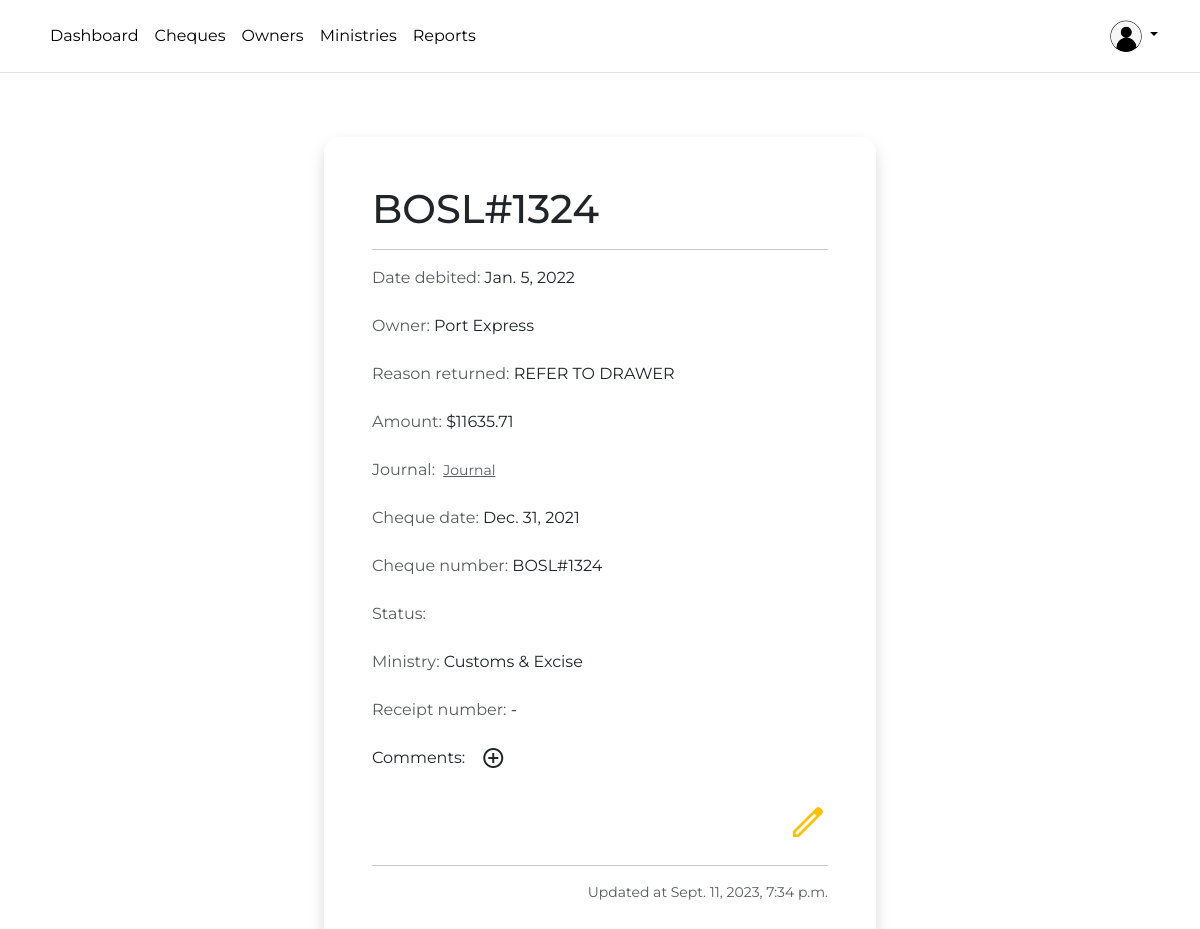
/cheque/detail/185/ (signed in), run on an earlier commit of the app's database.
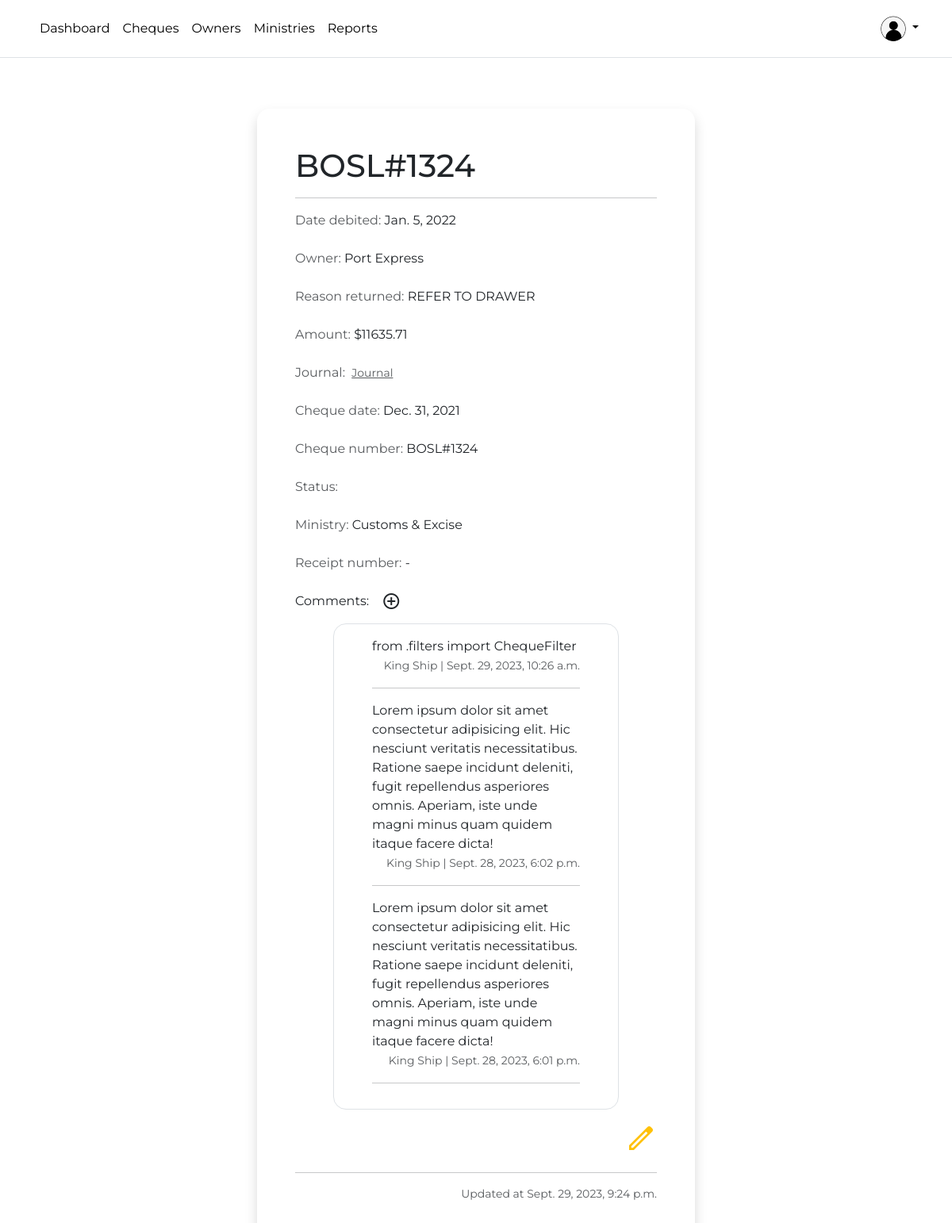
And on a later commit of the database.
### cheques/models.py (models this page shows, shortened)
class Cheque(models.Model):
    cheque = models.FileField(upload_to="cheques", null=True, blank=True)
    is_deleted = models.BooleanField(default=False)
    date_debited = models.DateField()
    owner = models.ForeignKey(
        Owner,
        on_delete=models.CASCADE,
        related_name="cheques",
    )
    returned = models.ForeignKey(Returned, on_delete=models.CASCADE, default=1)
    chq_amount = models.DecimalField("cheque amount", max_digits=10, decimal_places=2)
    journal = models.CharField(max_length=255, blank=True)
    cheque_date = models.DateField()
    cheque_no = models.CharField("cheque number", max_length=255)
    cheque_status = models.ForeignKey(
        ChequeStatus,
        on_delete=models.PROTECT,
        related_name="cheque_statuses",
        null=True,
        blank=True,
    )
    ministry = models.ForeignKey(
        Ministry,
        on_delete=models.CASCADE,
    )
    receipt_no = models.CharField("receipt number", max_length=255, blank=True)
    created_at = models.DateTimeField(auto_now_add=True)
    updated_at = models.DateTimeField(auto_now=True)
    created_by = models.ForeignKey(
        User,
        on_delete=models.PROTECT,
        related_name="cheques_created",
        null=True,
        blank=True,
    )
    updated_by = models.ForeignKey(
        User,
        on_delete=models.PROTECT,
        related_name="cheques_updated",
        blank=True,
        null=True,
    )
    class Meta:
        ordering = ("date_debited",)
    def __str__(self):
        return self.cheque_no.upper()

class Owner(models.Model):
    name = models.CharField(max_length=255, unique=True)
    email = models.EmailField(blank=True)
    phone = models.CharField(max_length=255, blank=True)
    address = models.CharField(max_length=255, blank=True)
    address1 = models.CharField(max_length=255, blank=True)
    created_at = models.DateTimeField(auto_now_add=True)
    updated_at = models.DateTimeField(auto_now=True)
    class Meta:
        ordering = ["name"]
    def __str__(self):
        return self.name.title()

class Returned(models.Model):
    name = models.CharField(max_length=255)
    class Meta:
        verbose_name_plural = "returns"
        ordering = ("name",)
    def __str__(self):
        return f"{self.name.upper()}"

class Ministry(models.Model):
    name = models.CharField(max_length=255)
    email = models.EmailField(blank=True)
    phone = models.CharField(max_length=255, blank=True)
    created_at = models.DateTimeField(auto_now_add=True)
    updated_at = models.DateTimeField(auto_now=True)
    class Meta:
        ordering = ["name"]
        verbose_name_plural = "Ministries"
    def __str__(self):
        return self.name.title()

class ChequeComment(models.Model):
    cheque = models.ForeignKey(
        Cheque, on_delete=models.PROTECT, related_name="comments"
    )
    comment = models.TextField()
    created_at = models.DateTimeField(auto_now_add=True)
    updated_at = models.DateTimeField(auto_now=True)
    created_by = models.ForeignKey(
        User,
        on_delete=models.PROTECT,
        related_name="comment_created",
    )
    upated_by = models.ForeignKey(
        User,
        on_delete=models.PROTECT,
        related_name="comment_updated",
    )
    class Meta:
        ordering = ("-created_at",)

### users/models.py (models this page shows, shortened)
class User(AbstractUser):
    is_viewer = models.BooleanField(default=False)
    is_creator = models.BooleanField(default=True)
    is_supervisor = models.BooleanField(default=False)

class Profile(models.Model):
    GENDER_LIST = [
        ("F", "Female"),
        ("M", "Male"),
    ]
    user = models.OneToOneField(User, on_delete=models.CASCADE, related_name="profile")
    uid = models.UUIDField(default=uuid.uuid4, editable=False, unique=True)
    image = models.ImageField(
        blank=True,
        null=True,
        upload_to="profile_photos",
        default="default-avatarpng.png",
    )
    first_name = models.CharField(max_length=255)
    last_name = models.CharField(max_length=255, blank=True)
    gender = models.CharField(max_length=1, choices=GENDER_LIST)
    phone = models.CharField(max_length=25, null=True, default="+1")
    phone1 = models.CharField(max_length=25, blank=True)
    bio = models.TextField(blank=True)
    def __str__(self) -> str:
        if self.first_name and self.last_name:
            return f"{self.first_name} {self.last_name}"
        return self.user.email

### cheques/views.py (the view)
# urls.py: path("cheque/detail/<int:pk>/", ChequeDetailView.as_view(), name="cheque-detail"),
class ChequeDetailView(LoginRequiredMixin, DetailView):
    model = Cheque
    def get_context_data(self, **kwargs):
        context = super().get_context_data(**kwargs)
        context["form"] = ChequeCommentCreateForm()
        cheque = Cheque.objects.get(pk=self.kwargs["pk"])
        context["cheque"] = cheque
        return context

### templates/cheques/cheque_detail.html (shortened to what this page needs)
{% extends 'base.html' %}
{% load crispy_forms_tags %}
{% load subtract %}
{% load humanize %}
{% block content %}
<div class="p-lg-5">
    <div class="col-lg-6 mx-auto shadow p-5 rounded-4">
        <h1>{{object|upper}}</h1>
        <hr>
        <div>
            <div>
                <span class="text-muted">Date debited:</span>
                <span class="">{{object.date_debited}}</span>
            </div>
            <br>
            <div>
                <span class="text-muted">Owner: </span>
                <span class="">{{object.owner}}</span>
            </div>
            <br>
            <div>
                <span class="text-muted">Reason returned:</span>
                <span class="">{{object.returned}}</span>
            </div>
            <br>
            <div>
                <span class="text-muted">Amount: </span>
                <span class="">${{object.chq_amount}}</span>
            </div>
            <br>
            <div>
                <span class="text-muted">Journal: </span>
                <a class="small ms-1 text-muted"
                    href="{% url 'cheque-update-journal' object.pk %}">Journal</a>
            </div>
            <br>
            <div>
                <span class="text-muted">Cheque date:</span>
                <span class="">{{object.cheque_date}}</span>
            </div>
            <br>
            <div>
                <span class="text-muted">Cheque number: </span>
                <span class="">{{object.cheque_no|upper}}</span>
            </div>
            <br>
            <div>
                <span class="text-muted">Status:</span>
            </div>
            <br>
            <div>
                <span class="text-muted">Ministry: </span>
                <span class="">{{object.ministry}}</span>
            </div>
            <br>
            <div>
                <span class="text-muted">Receipt number: </span>
                <span class="">{{object.receipt_no|default:'-'}}</span>
            </div>
            <br>
        </div>
        <div>
            <div class="d-flex justify-content-lg-start">
                <p>Comments: </p><a title="add comment"
                    class="text-dark"
                    data-bs-toggle="modal"
                    data-bs-target="#exampleModal{{object.pk}}"
                    href="#"><span class="material-symbols-outlined mx-3">
                    </span></a>
            </div>
            {% if object.comments.all %}
            <div class="border rounded-4 px-5 py-3 mx-5">
                {% for comment in object.comments.all %}
                <div>
                    <span>{{comment.comment}}</span>
                    <div class="text-end">
                        <span
                            class="small text-muted">{{comment.created_by.profile}}
                            | {{comment.created_at}}</span>
                    </div>
                </div>
                <hr>
                {% endfor %}
            </div>
            {% endif %}
        </div>
        <div class="my-3 text-end">
            <a href="{% url 'cheque-update' object.pk %}"><span
                    class="material-symbols-outlined fs-1 text-warning">
                </span></a>
        </div>
    <hr>
    <div class="small text-muted text-end">
        <p>Updated at {{object.updated_at}}</p>
    </div>
</div>
</div>
{% endblock content %}

What changed in the data, as far as the page shows it:
changed Cheque "BOSL#1324": updated_at "Sept. 11, 2023, 7:34 p.m." → "Sept. 29, 2023, 9:24 p.m."
added ChequeComment: comment "from .filters import ChequeFilter", created_by.profile "King Ship", created_at "Sept. 29, 2023, 10:26 a.m."
added ChequeComment: comment "Lorem ipsum dolor sit amet consectetur adipisicing elit. Hic nesciunt veritatis necessitatibus. Ratione saepe incidunt deleniti, fugit repellendus asperiores omnis. Aperiam, iste unde magni minus quam quidem itaque facere dicta!", created_by.profile "King Ship", created_at "Sept. 28, 2023, 6:02 p.m."
added ChequeComment: comment "Lorem ipsum dolor sit amet consectetur adipisicing elit. Hic nesciunt veritatis necessitatibus. Ratione saepe incidunt deleniti, fugit repellendus asperiores omnis. Aperiam, iste unde magni minus quam quidem itaque facere dicta!", created_by.profile "King Ship", created_at "Sept. 28, 2023, 6:01 p.m."
